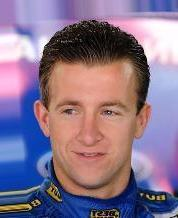
#> input picture gender_classifier/dataset/man/000023.jpg_trans.jpg, 178 x 218 px; its folder holds only this picture in this run
$ python make_data.py
#> lines starting #> are read from the running program, lines starting #| are printed output that depends on the picture
import os
import glob
from PIL import Image
import re

def clean_file_name(x):
    p = re.compile("[0-9]+")
    m = p.findall(x)
    return m[0]

folder_dir = "./gender_classifier/dataset"
categories = os.listdir(folder_dir)

for folder in categories:
    image_dir = folder_dir + '/'+folder
    files = glob.glob(image_dir+"/*.jpg")

    for f in files:
        img = Image.open(f)
#> img is the input picture: PIL image 178x218 RGB; mean R, G, B 135.8, 115.9, 140.9
        img = img.transpose(Image.FLIP_LEFT_RIGHT)
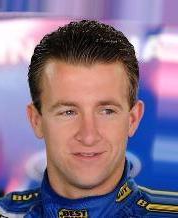
#> img: PIL image 178x218 RGB; mean R, G, B 135.8, 115.9, 140.9
        #file_name = clean_file_name(f)
        img.save(f+"_trans.jpg")
#> pass 2 of the loop `for folder in categories:`:
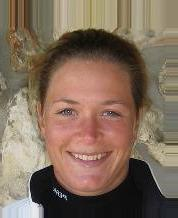
#> input picture gender_classifier/dataset/woman/000031.jpg_trans.jpg, 178 x 218 px
#> img is the input picture: PIL image 178x218 RGB; mean R, G, B 128.3, 108.1, 91.1
#> `img = img.transpose(Image.FLIP_LEFT_RIGHT)`:
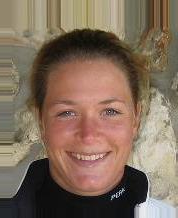
#> img: PIL image 178x218 RGB; mean R, G, B 128.3, 108.1, 91.1
